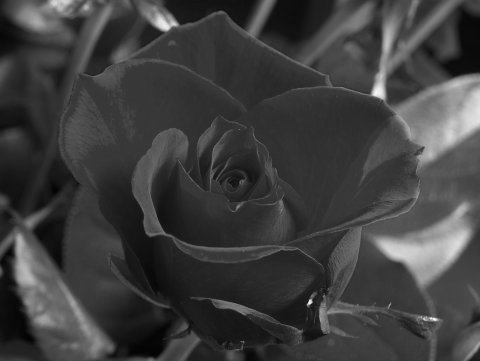
#> input picture opencv/grayscale-rose.jpg, 480 x 361 px
$ python otsubinary.py
#> lines starting #> are read from the running program, lines starting #| are printed output that depends on the picture; after the words box and inside, x2 and y2 are one past the last pixel; in counts of white or black regions, pixels touching at a corner belong together
import cv2
import numpy as np
from matplotlib import pyplot as plt

img = cv2.imread('grayscale-rose.jpg',0)
#> img is the input picture: shape (361, 480); min 1, max 255, mean 62.7

# global thresh
ret1,th1 = cv2.threshold(img,127,255,cv2.THRESH_BINARY)
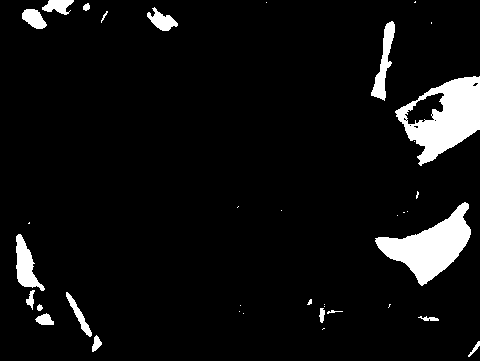
#> th1: shape (361, 480); 6.3% white; 37 white regions (19 under 20 px), largest, box (x1, y1, x2, y2) and area: (395, 76, 480, 166) 3933, (375, 202, 471, 286) 3487, (16, 234, 45, 291) 782

# otsu thresh
ret2,th2 = cv2.threshold(img,127,255,cv2.THRESH_BINARY+cv2.THRESH_OTSU)
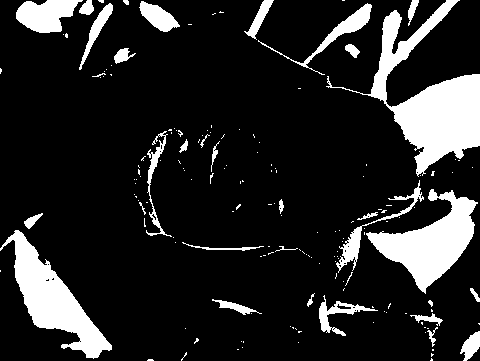
#> th2: shape (361, 480); 14.9% white; 167 white regions (134 under 20 px), largest, box (x1, y1, x2, y2) and area: (326, 0, 480, 177) 7839, (366, 189, 478, 294) 4763, (0, 230, 112, 359) 4756
#> ret2 = 90

# otsu thresh after gaussian filter
blur = cv2.GaussianBlur(img,(5,5),0)
ret3,th3 = cv2.threshold(blur,0,255,cv2.THRESH_BINARY+cv2.THRESH_OTSU)
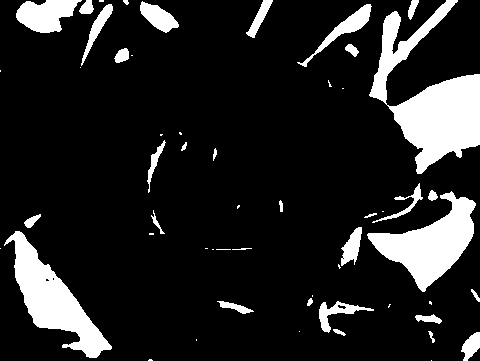
#> th3: shape (361, 480); 13.9% white; 55 white regions (23 under 20 px), largest, box (x1, y1, x2, y2) and area: (369, 0, 480, 174) 7692, (4, 231, 112, 358) 4663, (367, 191, 476, 292) 4638
#> ret3 = 91

# plot images and histograms
images = [img,0,th1,img,0,th2,blur,0,th3]
titles = ['Original Noisy Image', 'Histogram', 'Global Threshholding (v=127)', 'Original Noisy Image', 'Histogram', "Otsu's Thresholding", 'Gaussian filtered Image', 'Histogram', "Otsu's Thresholding"]

for i in range(3):
	plt.subplot(3,3,i*3+1),plt.imshow(images[i*3],'gray')
	plt.title(titles[i*3]), plt.xticks([]), plt.yticks([])
	plt.subplot(3,3,i*3+2),plt.hist(images[i*3].ravel(),256)
	plt.title(titles[i*3+1]), plt.xticks([]), plt.yticks([])
	plt.subplot(3,3,i*3+3),plt.imshow(images[i*3+2],'gray')
	plt.title(titles[i*3+2]), plt.xticks([]), plt.yticks([])
plt.show()
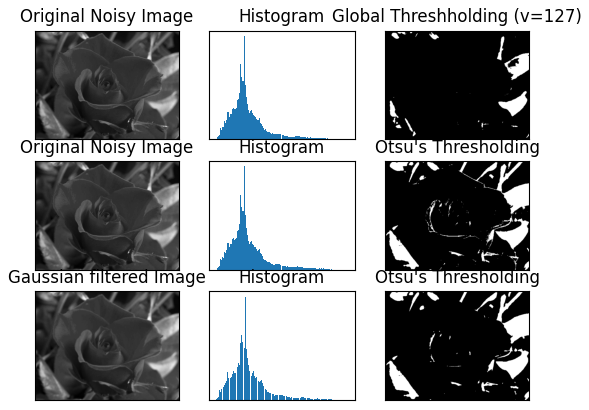
#> figure drawn by matplotlib, 9 panels
